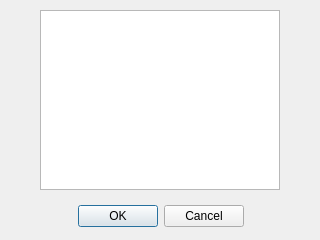
<?xml version="1.0" encoding="UTF-8"?>
<ui version="4.0">
 <class>PeerList</class>
 <widget class="QDialog" name="PeerList">
  <property name="geometry">
   <rect>
    <x>0</x>
    <y>0</y>
    <width>320</width>
    <height>240</height>
   </rect>
  </property>
  <property name="windowTitle">
   <string>Peer List</string>
  </property>
  <widget class="QDialogButtonBox" name="buttonBox">
   <property name="geometry">
    <rect>
     <x>10</x>
     <y>200</y>
     <width>301</width>
     <height>32</height>
    </rect>
   </property>
   <property name="orientation">
    <enum>Qt::Horizontal</enum>
   </property>
   <property name="standardButtons">
    <set>QDialogButtonBox::Cancel|QDialogButtonBox::Ok</set>
   </property>
   <property name="centerButtons">
    <bool>true</bool>
   </property>
  </widget>
  <widget class="QListView" name="peerListView">
   <property name="geometry">
    <rect>
     <x>40</x>
     <y>10</y>
     <width>240</width>
     <height>180</height>
    </rect>
   </property>
  </widget>
 </widget>
 <resources/>
 <connections>
  <connection>
   <sender>buttonBox</sender>
   <signal>accepted()</signal>
   <receiver>PeerList</receiver>
   <slot>accept()</slot>
   <hints>
    <hint type="sourcelabel">
     <x>248</x>
     <y>254</y>
    </hint>
    <hint type="destinationlabel">
     <x>157</x>
     <y>274</y>
    </hint>
   </hints>
  </connection>
  <connection>
   <sender>buttonBox</sender>
   <signal>rejected()</signal>
   <receiver>PeerList</receiver>
   <slot>reject()</slot>
   <hints>
    <hint type="sourcelabel">
     <x>316</x>
     <y>260</y>
    </hint>
    <hint type="destinationlabel">
     <x>286</x>
     <y>274</y>
    </hint>
   </hints>
  </connection>
 </connections>
</ui>
